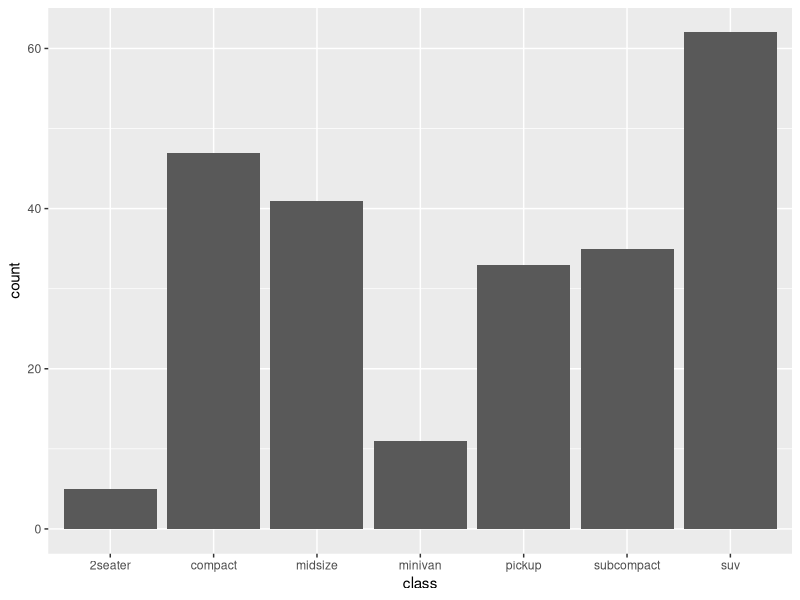
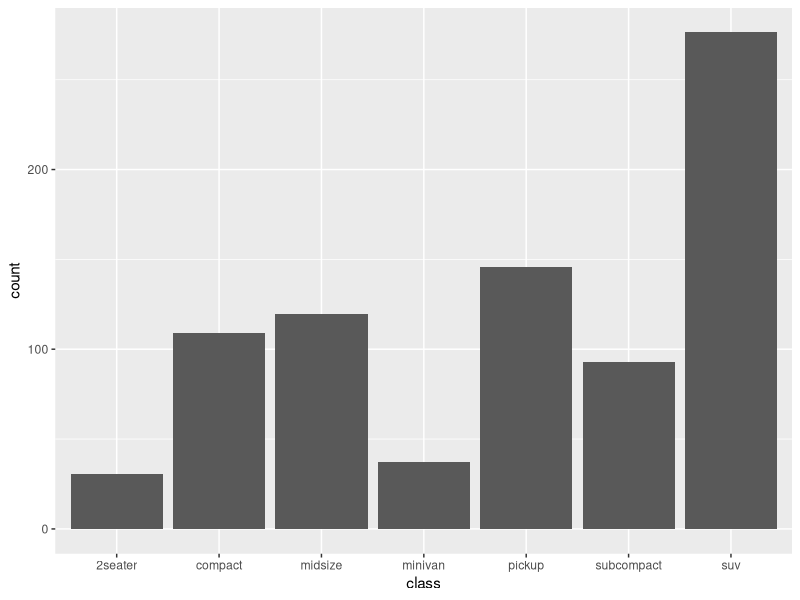
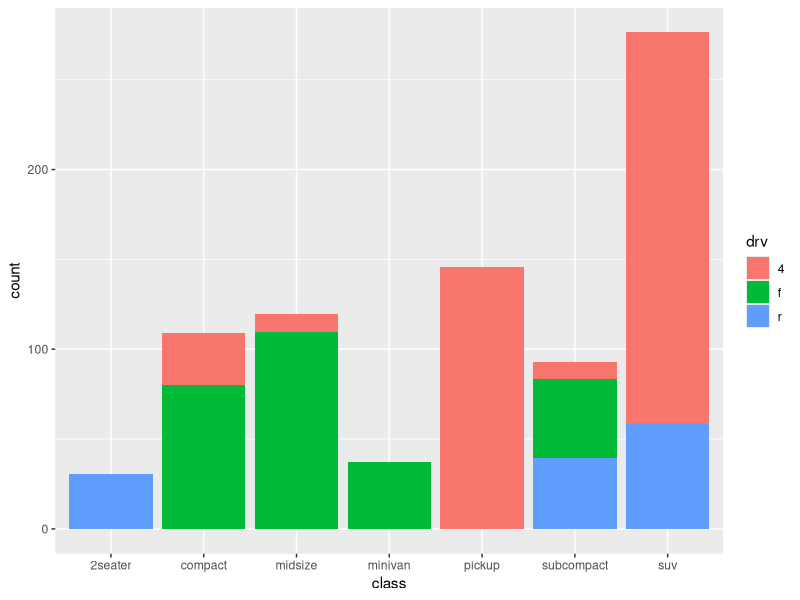
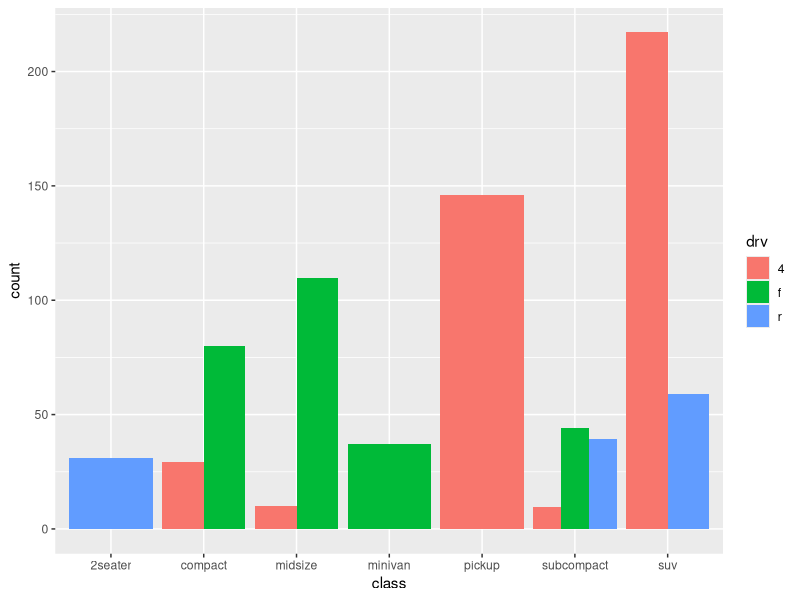
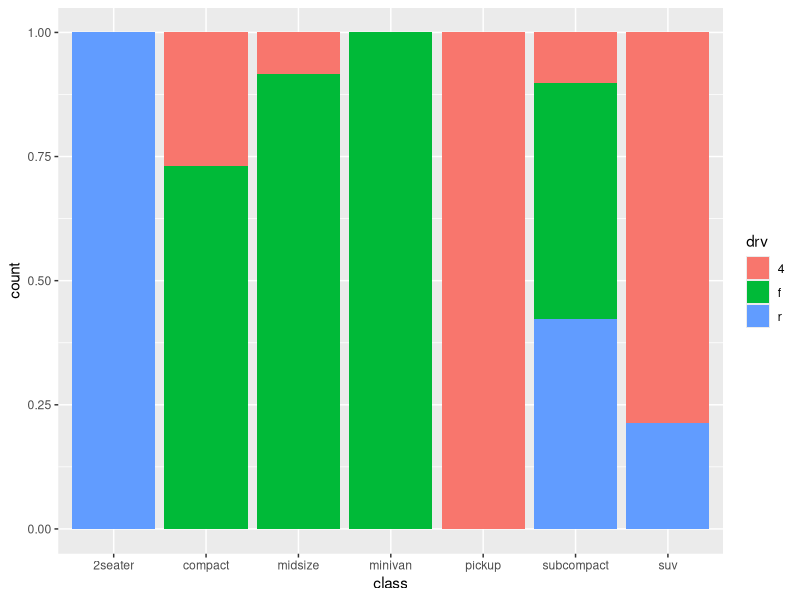
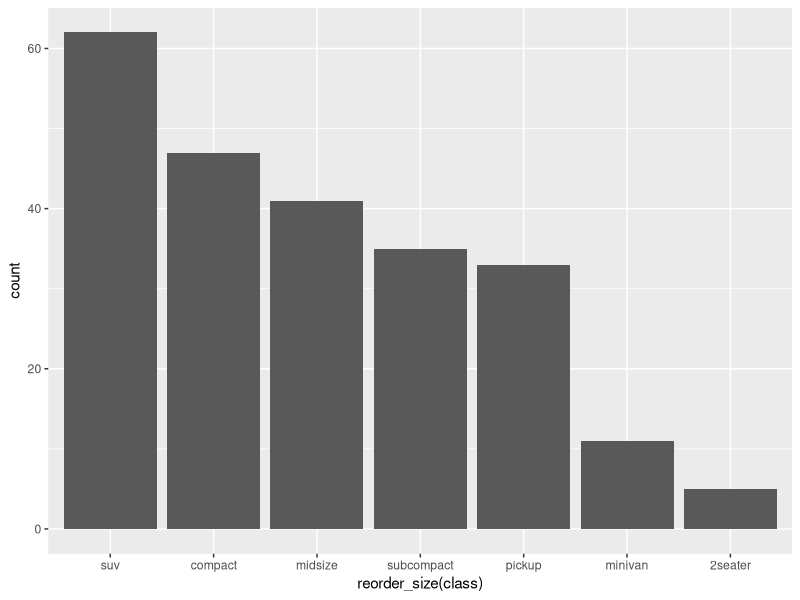

The R script that drew these images, in order:
library("ggplot2")

# 1.bar chart

# 1) Number of cars in each class
ggplot(mpg, aes(class)) + geom_bar()

# 2) Total engine displacement of each class
ggplot(mpg, aes(class)) + geom_bar(aes(weight=displ))

# 3) Place multiple bars at the same location
ggplot(mpg, aes(class)) + geom_bar(aes(weight=displ, fill=drv))

# 3) Place multiple bars at the same location separately / fill them
ggplot(mpg, aes(class)) + geom_bar(aes(weight=displ, fill=drv), position="dodge")
ggplot(mpg, aes(class)) + geom_bar(aes(weight=displ, fill=drv), position="fill")

# 4) Change the plot order of the bars
reorder_size <- function(x) {
    factor(x, levels = names(sort(table(x), decreasing=TRUE)))
}
ggplot(mpg, aes(reorder_size(class))) + geom_bar()

